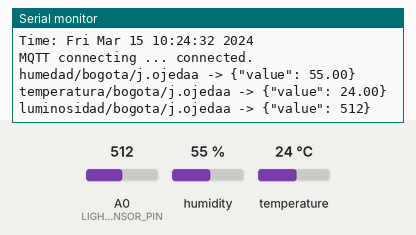
A sketch run on a simulated ESP8266 (NodeMCU). Parts: the last lines printed to the serial monitor. The test bench sets the inputs (shaded band); at power-on: humidity 55 %, A0 (LIGHT_SENSOR_PIN) = 512, temperature 24 °C. WiFi joins after 1.5 s; servers stay silent unless stated; the local clock reads 2024-03-15 10:24:30 at power-on unless the sketch sets it; no MQTT or app messages arrive unless stated; not simulated (calls return 0 or success): secrets.h.

Above: at 3.2 s.
3.3 s: humidity set to 22 %
At 8.1 s:
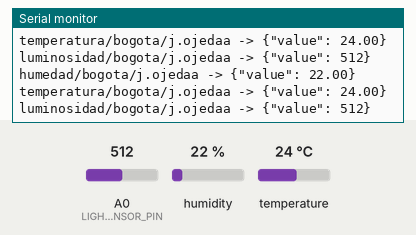
8.9 s: A0 (LIGHT_SENSOR_PIN) set to 716
At 13.1 s:
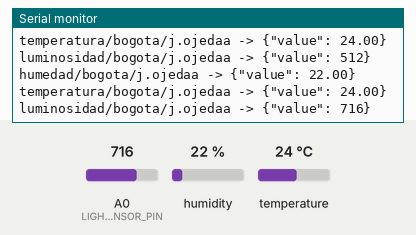
14.5 s: temperature set to 12 °C
At 18.1 s:
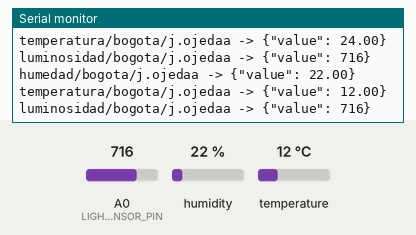
20.1 s: A0 (LIGHT_SENSOR_PIN) set to 900
At 23.0 s:
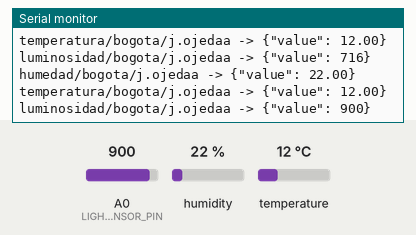
25.7 s: humidity set to 40 %
At 28.0 s:
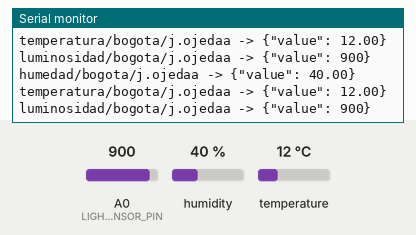
Timing chart, 0 to 29.5 s (numbered marks = the images above; inputs shaded):
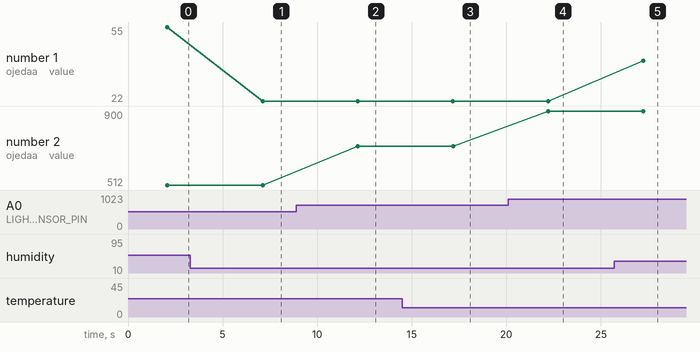

The sketch:

REMA_Luminosidad.ino
```cpp
#include <ESP8266WiFi.h>
#include <WiFiClientSecure.h>
#include <time.h>
#include <PubSubClient.h>
#include "DHT.h"
#define DHTTYPE DHT11 // DHT 11

#define dht_dpin 4
DHT dht(dht_dpin, DHTTYPE);

#include "secrets.h"

// Conexión a Wifi
const char ssid[] = "MUSHU";
const char pass[] = "Mushu777*";

// Usuario uniandes sin @uniandes.edu.co
#define HOSTNAME "j.ojedaa"

// Conexión a Mosquitto
const char MQTT_HOST[] = "iotlab.virtual.uniandes.edu.co";
const int MQTT_PORT = 8082;
const char MQTT_USER[] = "j.ojedaa";
const char MQTT_PASS[] = "202317664";
const char MQTT_SUB_TOPIC[] = HOSTNAME "/";
const char MQTT_PUB_TOPIC1[] = "humedad/bogota/" HOSTNAME;
const char MQTT_PUB_TOPIC2[] = "temperatura/bogota/" HOSTNAME;
const char MQTT_PUB_TOPIC3[] = "luminosidad/bogota/" HOSTNAME;

BearSSL::WiFiClientSecure net;
PubSubClient client(net);

time_t now;
unsigned long lastMillis = 0;

// Definición del pin del sensor de luz
#define LIGHT_SENSOR_PIN A0 // Pin analógico

void mqtt_connect()
{
  while (!client.connected()) {
    Serial.print("Time: ");
    Serial.print(ctime(&now));
    Serial.print("MQTT connecting ... ");
    if (client.connect(HOSTNAME, MQTT_USER, MQTT_PASS)) {
      Serial.println("connected.");
    } else {
      Serial.println("Problema con la conexión, revise los valores de las constantes MQTT");
      Serial.print("Código de error = ");
      Serial.println(client.state());
      if ( client.state() == MQTT_CONNECT_UNAUTHORIZED ) {
        ESP.deepSleep(0);
      }
      delay(5000);
    }
  }
}

void receivedCallback(char* topic, byte* payload, unsigned int length) {
  Serial.print("Received [");
  Serial.print(topic);
  Serial.print("]: ");
  for (int i = 0; i < length; i++) {
    Serial.print((char)payload[i]);
  }
}

void setup()
{
  Serial.begin(115200);
  Serial.println();
  Serial.println();
  Serial.print("Attempting to connect to SSID: ");
  Serial.print(ssid);
  WiFi.hostname(HOSTNAME);
  WiFi.mode(WIFI_STA);
  WiFi.begin(ssid, pass);
  while (WiFi.status() != WL_CONNECTED)
  {
    if ( WiFi.status() == WL_NO_SSID_AVAIL || WiFi.status() == WL_WRONG_PASSWORD ) {
      Serial.print("\nProblema con la conexión, revise los valores de las constantes ssid y pass");
      ESP.deepSleep(0);
    } else if ( WiFi.status() == WL_CONNECT_FAILED ) {
      Serial.print("\nNo se ha logrado conectar con la red, resetee el node y vuelva a intentar");
      ESP.deepSleep(0);
    }
    Serial.print(".");
    delay(1000);
  }
  Serial.println("connected!");

  Serial.print("Setting time using SNTP");
  configTime(-5 * 3600, 0, "pool.ntp.org", "time.nist.gov");
  now = time(nullptr);
  while (now < 1510592825) {
    delay(500);
    Serial.print(".");
    now = time(nullptr);
  }
  Serial.println("done!");
  struct tm timeinfo;
  gmtime_r(&now, &timeinfo);
  Serial.print("Current time: ");
  Serial.print(asctime(&timeinfo));

  net.setInsecure();

  client.setServer(MQTT_HOST, MQTT_PORT);
  client.setCallback(receivedCallback);
  mqtt_connect();
}

void loop()
{
  if (WiFi.status() != WL_CONNECTED)
  {
    Serial.print("Checking wifi");
    while (WiFi.waitForConnectResult() != WL_CONNECTED)
    {
      WiFi.begin(ssid, pass);
      Serial.print(".");
      delay(10);
    }
    Serial.println("connected");
  }
  else
  {
    if (!client.connected())
    {
      mqtt_connect();
    }
    else
    {
      client.loop();
    }
  }

  now = time(nullptr);
  float h = dht.readHumidity();
  float t = dht.readTemperature();
  int lightValue = analogRead(LIGHT_SENSOR_PIN);

  String json = "{\"value\": "+ String(h) + "}";
  char payload1[json.length()+1];
  json.toCharArray(payload1,json.length()+1);

  json = "{\"value\": "+ String(t) + "}";
  char payload2[json.length()+1];
  json.toCharArray(payload2,json.length()+1);

  json = "{\"value\": "+ String(lightValue) + "}";
  char payload3[json.length()+1];
  json.toCharArray(payload3,json.length()+1);

  if ( !isnan(h) && !isnan(t) && lightValue >= 0 ) {
    client.publish(MQTT_PUB_TOPIC1, payload1, false);
    client.publish(MQTT_PUB_TOPIC2, payload2, false);
    client.publish(MQTT_PUB_TOPIC3, payload3, false);
  }

  Serial.print(MQTT_PUB_TOPIC1);
  Serial.print(" -> ");
  Serial.println(payload1);
  Serial.print(MQTT_PUB_TOPIC2);
  Serial.print(" -> ");
  Serial.println(payload2);
  Serial.print(MQTT_PUB_TOPIC3);
  Serial.print(" -> ");
  Serial.println(payload3);

  delay(5000);
}
```

Measured:
- after the input at 3.3 s, the serial monitor: prints a new line after 3.8 s (image 1)
- after the input at 8.9 s, the serial monitor: prints a new line after 3.3 s (image 2)
- after the input at 14.5 s, the serial monitor: prints a new line after 2.7 s (image 3)
- after the input at 20.1 s, the serial monitor: prints a new line after 2.1 s (image 4)
- after the input at 25.7 s, the serial monitor: prints a new line after 1.5 s (image 5)
- plotted number 1: 55 → 22 after the input at 3.3 s, 22 → 40 after the input at 25.7 s
- plotted number 2: 512 → 716 after the input at 8.9 s, 716 → 900 after the input at 20.1 s
